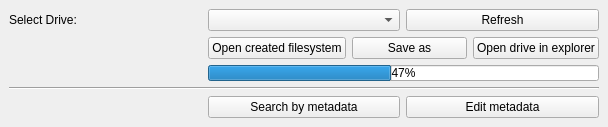
<?xml version="1.0" encoding="UTF-8"?>
<ui version="4.0">
 <class>MainWindow</class>
 <widget class="QMainWindow" name="MainWindow">
  <property name="geometry">
   <rect>
    <x>0</x>
    <y>0</y>
    <width>608</width>
    <height>126</height>
   </rect>
  </property>
  <property name="windowTitle">
   <string>Offline file ManaGer (OMG)</string>
  </property>
  <property name="windowIcon">
   <iconset resource="../resources.qrc">
    <normaloff>:/res/Forms/ico.ico</normaloff>:/res/Forms/ico.ico</iconset>
  </property>
  <widget class="QWidget" name="centralwidget">
   <layout class="QGridLayout" name="gridLayout">
    <item row="0" column="2">
     <widget class="QPushButton" name="button_refreshDrives">
      <property name="sizePolicy">
       <sizepolicy hsizetype="Minimum" vsizetype="Preferred">
        <horstretch>0</horstretch>
        <verstretch>0</verstretch>
       </sizepolicy>
      </property>
      <property name="text">
       <string>Refresh</string>
      </property>
     </widget>
    </item>
    <item row="0" column="1">
     <widget class="QComboBox" name="comboBox_selectDrive">
      <property name="sizePolicy">
       <sizepolicy hsizetype="Preferred" vsizetype="Preferred">
        <horstretch>0</horstretch>
        <verstretch>0</verstretch>
       </sizepolicy>
      </property>
     </widget>
    </item>
    <item row="0" column="0">
     <widget class="QLabel" name="label_selectDrive">
      <property name="sizePolicy">
       <sizepolicy hsizetype="Preferred" vsizetype="Preferred">
        <horstretch>0</horstretch>
        <verstretch>0</verstretch>
       </sizepolicy>
      </property>
      <property name="text">
       <string>Select Drive: </string>
      </property>
     </widget>
    </item>
    <item row="5" column="0" colspan="3">
     <widget class="Line" name="line">
      <property name="orientation">
       <enum>Qt::Horizontal</enum>
      </property>
     </widget>
    </item>
    <item row="1" column="1" colspan="2">
     <layout class="QHBoxLayout" name="horizontalLayout">
      <item>
       <widget class="QPushButton" name="button_open">
        <property name="sizePolicy">
         <sizepolicy hsizetype="Minimum" vsizetype="Preferred">
          <horstretch>0</horstretch>
          <verstretch>0</verstretch>
         </sizepolicy>
        </property>
        <property name="text">
         <string>Open created filesystem</string>
        </property>
       </widget>
      </item>
      <item>
       <widget class="QPushButton" name="button_browseSaveAs">
        <property name="sizePolicy">
         <sizepolicy hsizetype="Minimum" vsizetype="Preferred">
          <horstretch>0</horstretch>
          <verstretch>0</verstretch>
         </sizepolicy>
        </property>
        <property name="text">
         <string>Save as</string>
        </property>
       </widget>
      </item>
      <item>
       <widget class="QPushButton" name="button_openExplorer">
        <property name="sizePolicy">
         <sizepolicy hsizetype="Minimum" vsizetype="Preferred">
          <horstretch>0</horstretch>
          <verstretch>0</verstretch>
         </sizepolicy>
        </property>
        <property name="text">
         <string>Open drive in explorer</string>
        </property>
       </widget>
      </item>
     </layout>
    </item>
    <item row="4" column="1" colspan="2">
     <widget class="QProgressBar" name="progressBar">
      <property name="enabled">
       <bool>true</bool>
      </property>
      <property name="sizePolicy">
       <sizepolicy hsizetype="Expanding" vsizetype="Preferred">
        <horstretch>0</horstretch>
        <verstretch>0</verstretch>
       </sizepolicy>
      </property>
      <property name="maximum">
       <number>100</number>
      </property>
      <property name="value">
       <number>47</number>
      </property>
      <property name="invertedAppearance">
       <bool>false</bool>
      </property>
     </widget>
    </item>
    <item row="7" column="2">
     <widget class="QPushButton" name="button_startEditMetadata">
      <property name="sizePolicy">
       <sizepolicy hsizetype="Minimum" vsizetype="Preferred">
        <horstretch>0</horstretch>
        <verstretch>0</verstretch>
       </sizepolicy>
      </property>
      <property name="text">
       <string>Edit metadata</string>
      </property>
     </widget>
    </item>
    <item row="7" column="1">
     <widget class="QPushButton" name="button_SearchMetadata">
      <property name="text">
       <string>Search by metadata</string>
      </property>
     </widget>
    </item>
   </layout>
  </widget>
 </widget>
 <resources>
  <include location="../resources.qrc"/>
 </resources>
 <connections/>
</ui>
